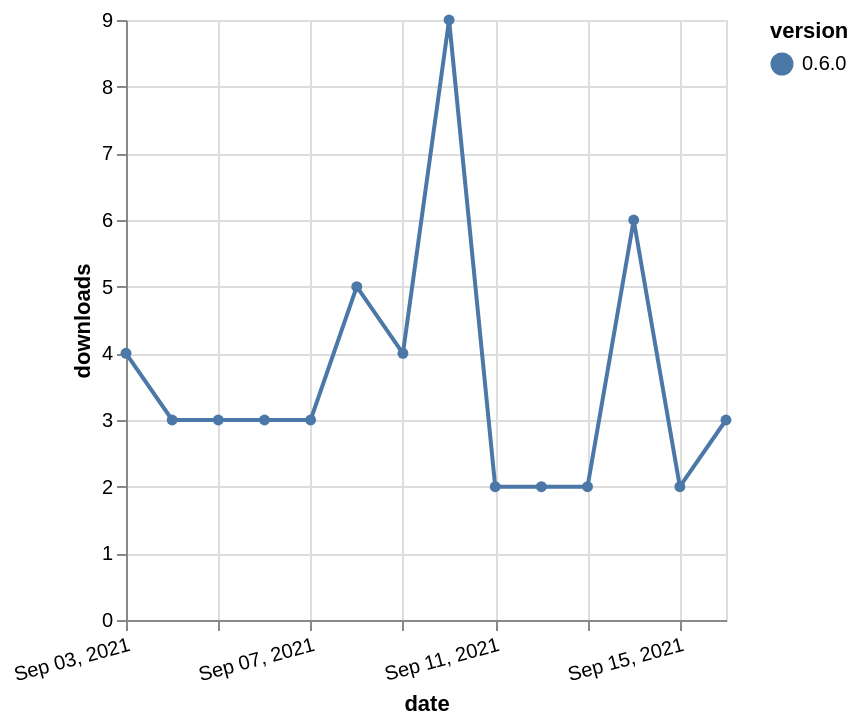

The Vega-Lite source for this figure:
### Vega-Lite specification from a JSON file in a GitHub repository (floating-point values rounded to 4 significant figures)
{"$schema": "https://vega.github.io/schema/vega-lite/v5.json", "description": "A simple bar chart with embedded data.", "data": {"values": [{"date": "2021-09-03", "total": 3870, "delta": 4, "version": "0.6.0"}, {"date": "2021-09-04", "total": 3873, "delta": 3, "version": "0.6.0"}, {"date": "2021-09-05", "total": 3876, "delta": 3, "version": "0.6.0"}, {"date": "2021-09-06", "total": 3879, "delta": 3, "version": "0.6.0"}, {"date": "2021-09-07", "total": 3882, "delta": 3, "version": "0.6.0"}, {"date": "2021-09-08", "total": 3887, "delta": 5, "version": "0.6.0"}, {"date": "2021-09-09", "total": 3891, "delta": 4, "version": "0.6.0"}, {"date": "2021-09-10", "total": 3900, "delta": 9, "version": "0.6.0"}, {"date": "2021-09-11", "total": 3902, "delta": 2, "version": "0.6.0"}, {"date": "2021-09-12", "total": 3904, "delta": 2, "version": "0.6.0"}, {"date": "2021-09-13", "total": 3906, "delta": 2, "version": "0.6.0"}, {"date": "2021-09-14", "total": 3912, "delta": 6, "version": "0.6.0"}, {"date": "2021-09-15", "total": 3914, "delta": 2, "version": "0.6.0"}, {"date": "2021-09-16", "total": 3917, "delta": 3, "version": "0.6.0"}]}, "width": "container", "mark": {"type": "line", "point": {"filled": true}}, "encoding": {"x": {"field": "date", "type": "temporal", "timeUnit": "yearmonthdate", "title": "date", "axis": {"labelAngle": -15}}, "y": {"field": "delta", "type": "quantitative", "title": "downloads"}, "color": {"field": "version", "type": "nominal"}, "tooltip": {"field": "delta"}}}
